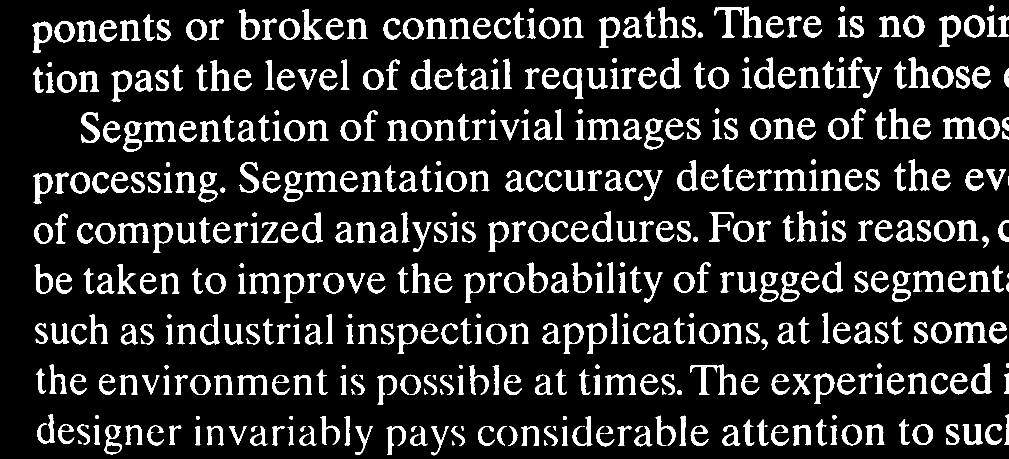
#> input picture Task5/text_frombook.png, 2018 x 918 px (shown at 1/2 size)
$ python Task5_code.py
#> lines starting #> are read from the running program, lines starting #| are printed output that depends on the picture; after the words box and inside, x2 and y2 are one past the last pixel; in counts of white or black regions, pixels touching at a corner belong together
import cv2
import numpy as np
from matplotlib import pyplot as plt

def imreconstruct(img, marker):
    mask = img
    se = cv2.getStructuringElement(cv2.MORPH_RECT, (3, 3))
    recon1 = marker
    recon1_old = np.zeros(recon1.shape,np.int8)
    while np.sum(np.sum(recon1 - recon1_old)) != 0 :
        recon1_old = recon1
        recon1 = cv2.dilate(recon1, se)
        recon1 = recon1 & mask
    return recon1

def marking_O(img):
    imgc = cv2.cvtColor(img, cv2.COLOR_BGR2GRAY)
    contours, hierarchy = cv2.findContours(imgc.copy(), cv2.RETR_TREE, cv2.CHAIN_APPROX_NONE)
    single_level_holes = np.zeros_like(imgc)
    multiple_level_holes = np.zeros_like(imgc)
    for idx in range(len(hierarchy[0])):
        if hierarchy[0][idx][3] != -1:
            cv2.drawContours(single_level_holes, contours, idx, (255, 255, 255), cv2.FILLED, 8, hierarchy)

    imgn = cv2.bitwise_not(imgc)
    img_o = cv2.bitwise_and(imgn, single_level_holes)
    return img_o

# read image
img1 = cv2.imread('text_frombook.png')
#> img1 is the input picture: shape (918, 2018, 3); 13.8% white; 497 white regions (11 under 20 px), largest, box (x1, y1, x2, y2) and area: (1429, 13, 1526, 75) 1961, (1380, 729, 1473, 790) 1647, (1886, 235, 1953, 278) 1379

# Find a tall and delete it out
se = cv2.getStructuringElement(cv2.MORPH_RECT, (1, 51))
img_er = cv2.erode(img1, se)
#> img_er: shape (918, 2018, 3); 0.24% white; 106 white regions (37 under 20 px), largest, box (x1, y1, x2, y2) and area: (1822, 343, 1830, 356) 91, (1452, 40, 1461, 50) 90, (1823, 139, 1831, 151) 89
img_recon = imreconstruct(img1,img_er)
#> the loop in imreconstruct, `while np.sum(np.sum(recon1 - recon1_old)) != 0 :` made 76 passes
#> after the loop in imreconstruct, `while np.sum(np.sum(recon1 - recon1_old)) != 0 :`: recon1: shape (918, 2018, 3); 3.8% white; 104 white regions, largest, box (x1, y1, x2, y2) and area: (1429, 13, 1526, 75) 1961, (1380, 729, 1473, 790) 1647, (1879, 31, 1922, 94) 1133
img_subst = cv2.subtract(img1,img_recon)
#> img_subst: shape (918, 2018, 3); 10% white; 393 white regions (11 under 20 px), largest, box (x1, y1, x2, y2) and area: (1886, 235, 1953, 278) 1379, (1908, 644, 1973, 686) 1269, (1826, 542, 1888, 584) 1223

# Make letter connect
kernel = np.ones((3,3), np.uint8)
kernel2 = np.ones((2,2), np.uint8)
img_subst = cv2.dilate(img_subst, kernel2, iterations=6)
#> img_subst: shape (918, 2018, 3); 23.2% white; 287 white regions, largest, box (x1, y1, x2, y2) and area: (1011, 340, 1210, 389) 6652, (110, 344, 295, 393) 6482, (1514, 339, 1690, 387) 6044
img_subst = cv2.erode(img_subst,kernel2, iterations=1)
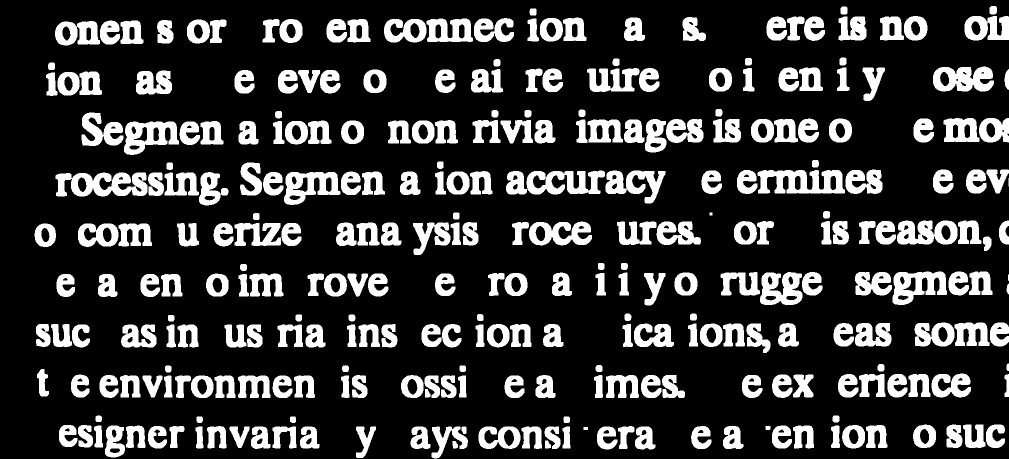
#> img_subst: shape (918, 2018, 3) (shown at 1/2 size); 21% white; 296 white regions (1 under 20 px), largest, box (x1, y1, x2, y2) and area: (1012, 341, 1210, 389) 6050, (111, 345, 295, 393) 5904, (1515, 340, 1690, 387) 5543

# Find "o" in image
img_markO = marking_O(img_subst)
#> in marking_O, `imgc = cv2.cvtColor(img, cv2.COLOR_BGR2GRAY)`: imgc: shape (918, 2018); 21% white; 296 white regions (1 under 20 px)
#> in marking_O, `contours, hierarchy = cv2.findContours(imgc.copy(), cv2.RETR_TREE, cv2..`: contours = 518 contours, 5 with area under 20; largest, box (x1, y1, x2, y2) and area: (111, 345, 295, 393) 6437, (1012, 341, 1210, 389) 6187, (1515, 340, 1690, 387) 5744, (568, 344, 681, 410) 4912, (248, 243, 358, 310) 4898
#> after the loop in marking_O, `for idx in range(len(hierarchy[0])):`: single_level_holes: shape (918, 2018); 2.1% white; 222 white regions, largest, box (x1, y1, x2, y2) and area: (1007, 858, 1029, 893) 546, (814, 757, 836, 790) 527, (986, 655, 1007, 688) 518
#> in marking_O, `img_o = cv2.bitwise_and(imgn, single_level_holes)`: img_o: shape (918, 2018); 1.7% white; 222 white regions (4 under 20 px), largest, box (x1, y1, x2, y2) and area: (1008, 859, 1028, 892) 472, (815, 758, 835, 789) 454, (987, 656, 1006, 687) 446

# process and deconstruct
img_markO_er = cv2.erode(img_markO,kernel2, iterations=9)
#> img_markO_er: shape (918, 2018); 0.17% white; 58 white regions (9 under 20 px), largest, box (x1, y1, x2, y2) and area: (1018, 871, 1027, 888) 102, (825, 769, 834, 786) 98, (996, 667, 1005, 684) 95
img_markO_dil = cv2.dilate(img_markO_er, kernel, iterations=11)
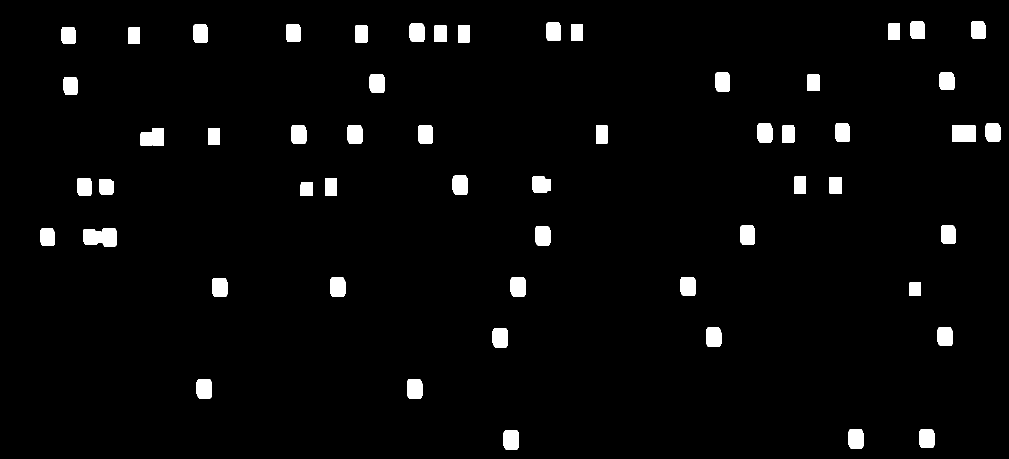
#> img_markO_dil: shape (918, 2018) (shown at 1/2 size); 3% white; 56 white regions, largest, box (x1, y1, x2, y2) and area: (1904, 250, 1951, 284) 1567, (281, 256, 328, 291) 1449, (1007, 860, 1038, 899) 1158
img_markO_color = cv2.cvtColor(img_markO_dil, cv2.COLOR_GRAY2BGR)
img_O = imreconstruct(img1,img_markO_color)
#> the loop in imreconstruct (call 2), `while np.sum(np.sum(recon1 - recon1_old)) != 0 :` made 85 passes
#> after the loop in imreconstruct (call 2), `while np.sum(np.sum(recon1 - recon1_old)) != 0 :`: recon1: shape (918, 2018, 3); 2.5% white; 63 white regions (1 under 20 px), largest, box (x1, y1, x2, y2) and area: (1886, 235, 1953, 278) 1379, (1826, 542, 1888, 584) 1223, (1547, 339, 1613, 381) 1213

# split image into two
img_O_top = img_O[0:0+640, 0:0+3000]
img_O_bot = img_O[640:640+1000 , 0:0+3000]
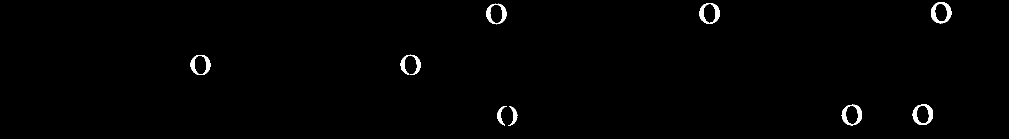
#> img_O_bot: shape (278, 2018, 3) (shown at 1/2 size); 0.86% white; 10 white regions, largest, box (x1, y1, x2, y2) and area: (1862, 4, 1903, 47) 709, (1825, 208, 1866, 250) 664, (1683, 209, 1724, 251) 642

# Find "o" in image on top zone
img_markO_top = marking_O(img_O_top)
#> in marking_O (call 2), `imgc = cv2.cvtColor(img, cv2.COLOR_BGR2GRAY)`: imgc: shape (640, 2018); 3.1% white; 53 white regions (1 under 20 px)
#> in marking_O (call 2), `contours, hierarchy = cv2.findContours(imgc.copy(), cv2.RETR_TREE, cv2..`: contours = 88 contours, 1 with area under 20; largest, box (x1, y1, x2, y2) and area: (1784, 543, 1821, 604) 1461, (567, 343, 605, 404) 1432, (247, 242, 284, 304) 1428, (1928, 31, 1970, 75) 1408, (1865, 133, 1907, 177) 1396
#> the loop in marking_O (call 2), `for idx in range(len(hierarchy[0])):` made 88 passes
#> after the loop in marking_O (call 2), `for idx in range(len(hierarchy[0])):`:
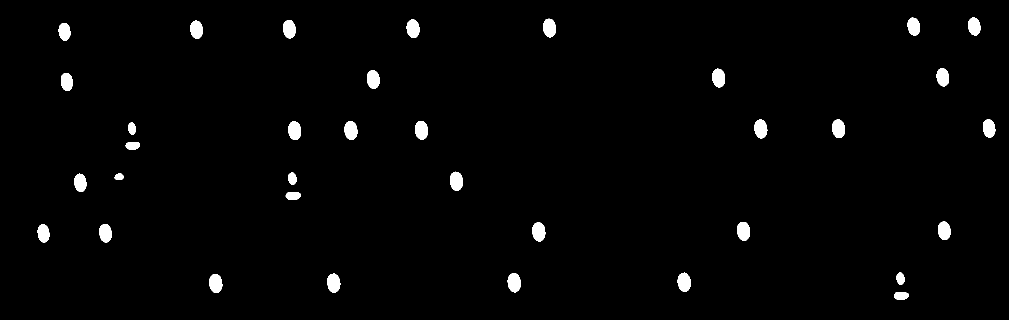
#> single_level_holes: shape (640, 2018) (shown at 1/2 size); 1.8% white; 35 white regions, largest, box (x1, y1, x2, y2) and area: (1015, 546, 1042, 585) 809, (1064, 445, 1091, 483) 804, (654, 547, 681, 586) 800
#> in marking_O (call 2), `imgn = cv2.bitwise_not(imgc)`:
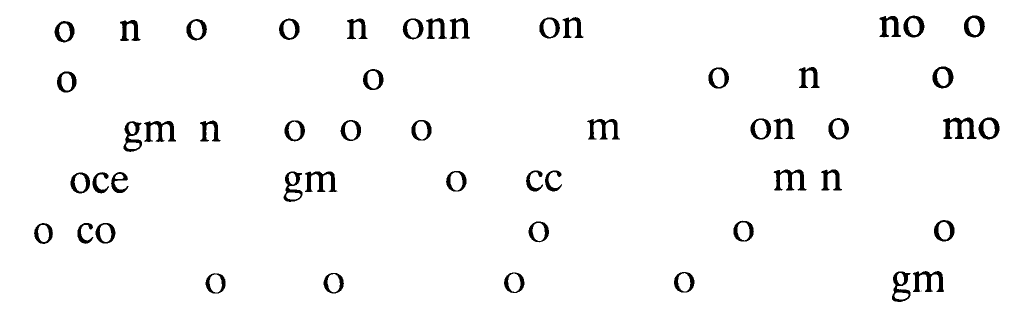
#> imgn: shape (640, 2018) (shown at 1/2 size); 96.9% white; 53 black regions (1 under 20 px), largest, box (x1, y1, x2, y2) and area: (1886, 235, 1953, 278) 1379, (1826, 542, 1888, 584) 1223, (1547, 339, 1613, 381) 1213
#> in marking_O (call 2), `img_o = cv2.bitwise_and(imgn, single_level_holes)`: img_o: shape (640, 2018); 1.6% white; 35 white regions, largest, box (x1, y1, x2, y2) and area: (1016, 547, 1041, 584) 716, (1065, 446, 1090, 482) 712, (655, 548, 680, 585) 708
img_markO_top_er = cv2.erode(img_markO_top,kernel, iterations=8)
#> img_markO_top_er: shape (640, 2018); 0.07% white; 28 white regions (3 under 20 px), largest, box (x1, y1, x2, y2) and area: (1075, 458, 1081, 470) 46, (1025, 559, 1031, 571) 43, (429, 561, 435, 573) 42
img_markO_top_dil = cv2.dilate(img_markO_top_er, kernel, iterations=8)
#> img_markO_top_dil: shape (640, 2018); 1.2% white; 28 white regions, largest, box (x1, y1, x2, y2) and area: (1067, 450, 1089, 478) 590, (1017, 551, 1039, 579) 587, (421, 553, 443, 581) 586
img_markO_top_color = cv2.cvtColor(img_markO_top_dil, cv2.COLOR_GRAY2BGR)
img_O_top_2 = imreconstruct(img_O_top,img_markO_top_color)
#> the loop in imreconstruct (call 3), `while np.sum(np.sum(recon1 - recon1_old)) != 0 :` made 12 passes
#> after the loop in imreconstruct (call 3), `while np.sum(np.sum(recon1 - recon1_old)) != 0 :`:
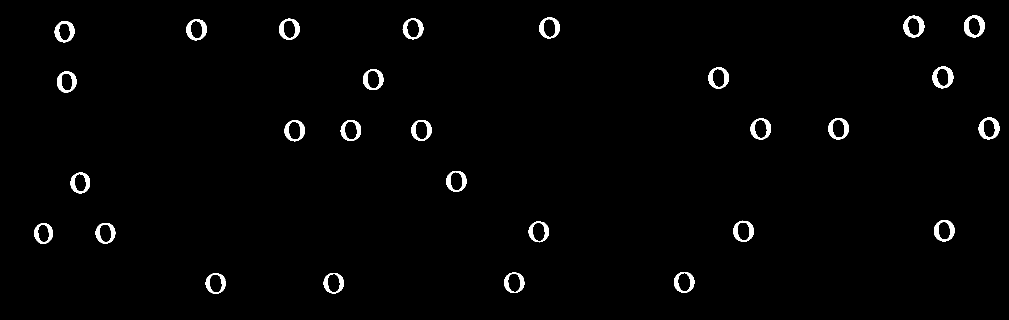
#> recon1: shape (640, 2018, 3) (shown at 1/2 size); 1.5% white; 28 white regions, largest, box (x1, y1, x2, y2) and area: (1928, 31, 1970, 75) 845, (1865, 133, 1907, 177) 822, (1807, 31, 1849, 75) 818

# Combine image
img_fin = cv2.vconcat([img_O_top_2, img_O_bot])
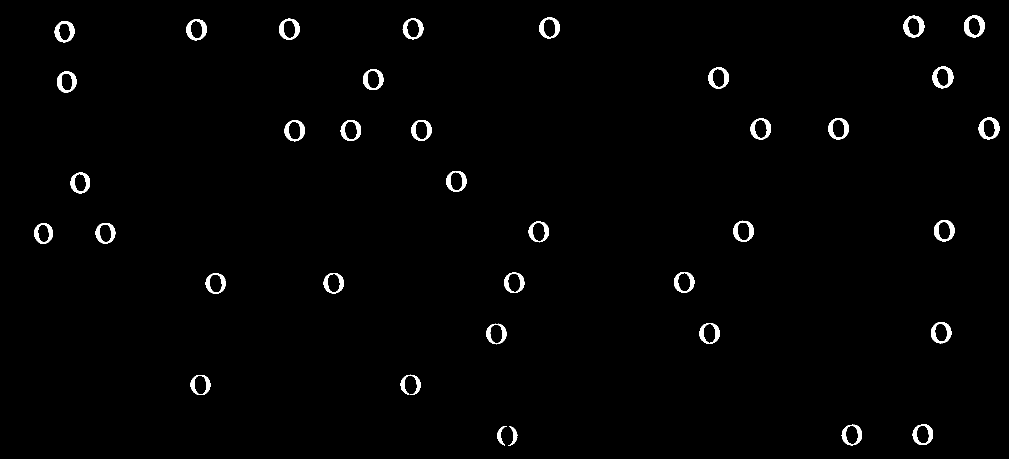
#> img_fin: shape (918, 2018, 3) (shown at 1/2 size); 1.3% white; 38 white regions, largest, box (x1, y1, x2, y2) and area: (1928, 31, 1970, 75) 845, (1865, 133, 1907, 177) 822, (1807, 31, 1849, 75) 818

# Plotting result
plt.subplot(321),plt.imshow(img1),plt.title('Original')
plt.xticks([]), plt.yticks([])
plt.subplot(322),plt.imshow(img_subst),plt.title('substract tall out')
plt.xticks([]), plt.yticks([])
plt.subplot(323),plt.imshow(img_markO),plt.title('Finding O')
plt.xticks([]), plt.yticks([])
plt.subplot(324),plt.imshow(img_O),plt.title('Get O but didnt want another')
plt.xticks([]), plt.yticks([])
plt.subplot(325),plt.imshow(img_O_top_2),plt.title('split top and bottom and finding O')
plt.xticks([]), plt.yticks([])
plt.subplot(326),plt.imshow(img_fin),plt.title('combine top and bottom')
plt.xticks([]), plt.yticks([])
plt.show()
